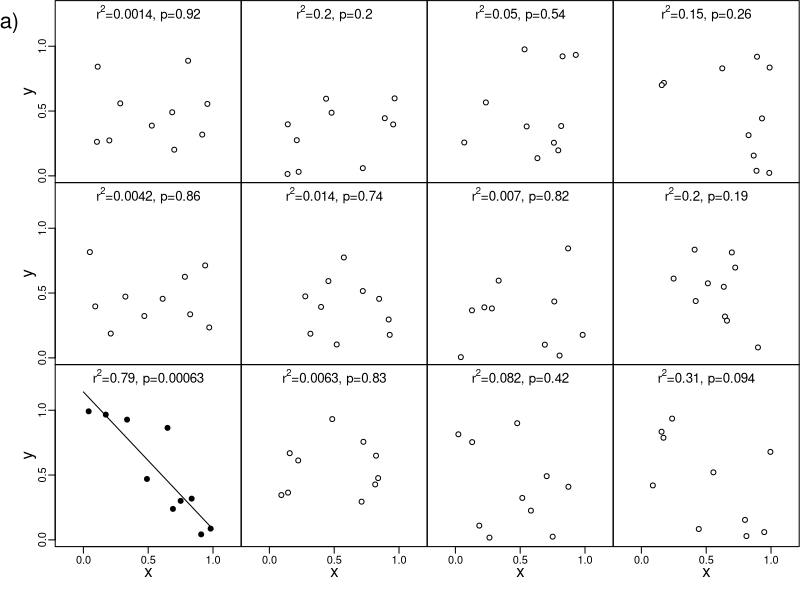

Reproduce this figure in R. (Note: this script raises an error after producing the figure.)
rm(list=ls())
graphics.off()

## Figure 1a ##

nr <- 3
nc <- 4
m <- rbind(
    c(1,rep(2,nc),3),
    c(1,4+(1:nc),3),
    c(1,4+((nc+1):(2*nc)),3),
    c(1,4+((2*nc+1):(3*nc)),3),
    c(1,rep(4,nc),3)
)
par(mar=rep(0,4),mgp=c(1.4,0.5,0))
marginwidth <- 0.07
marginheight <- 0.09
delta <- 0.001
layout(m,widths=c(marginwidth-delta,rep((1-marginwidth)/nc,nc),delta),
       heights=c(delta,rep((1-marginheight)/nr,nr),marginheight-delta))
set.seed(5)
n <- 10
alpha <- 0.05
plot.new()
legend('topleft',legend='(a)',bty='n',cex=2,xpd=NA,inset=c(-0.85,-0.01))
plot.new()
plot.new()
plot.new()
for (i in 1:nr){
    for (j in 1:nc){
        X <- runif(10)
        Y <- runif(10)
        fit <- lm(Y ~ X)
        smry <- summary(fit)
        r2 <- signif(smry$r.squared,2)
        pval <- signif(smry$coefficients[2,4],2)
        col <- ifelse(pval<alpha,'black','white')
        plot(X,Y,xlim=c(0,1.0),ylim=c(0,1.3),asp=1,
             xaxt='n',yaxt='n',type='n')
        mtext(bquote('r'^2*'='*.(r2)*', p='*.(pval)),line=-1.8,cex=0.8)
        if (pval < alpha){
            lines(c(0,1),predict(fit,newdata=data.frame(X=c(0,1))))
        }
        points(X,Y,pch=21,bg=col)
        if (i==nr){
            axis(side=1,at=c(0,0.5,1))
            mtext('x',side=1,line=1.5)
        }
        if (j==1){
            axis(side=2,at=c(0,0.5,1))
            mtext('y',side=2,line=1.5)
        }
    }
}
dev.copy2pdf(file='output/type1.pdf',width=6,height=4)

## Figure 1b ##

graphics.off()

op <- par(mar=c(3.5,3,0.2,0.2),mgp=c(2,1,0),cex=0.8)
set.seed(20)
mu <- 100
sigma <- 10
ns <- 20
size <- sample(25:100,ns)
err <- 50/sqrt(size)
y <- rnorm(ns,mean=mu,sd=sqrt(sigma^2+err^2))
x <- 1:ns
y0 <- y - err
y1 <- y + err
avg_all <- weighted.mean(y,1/err^2)
mswd_all <- sum(((y-avg_all)/err)^2)/(ns-1)
matplot(c(0,ns),range(c(y0,y1)),type='n',
        bty='o',xlab='x',ylab='y',xpd=NA,cex=0.5)
lines(range(x),rep(avg_all,2))
dy <- (y-avg_all)^2
cherries <- order(dy)[1:10]
nc <- length(cherries)
avg_cherries <- weighted.mean(y[cherries],1/err[cherries]^2)
mswd_cherries <- sum(((y[cherries]-avg_cherries)/err[cherries])^2)/(nc-1)
col <- rep('red',ns)
col[cherries] <- 'blue'
arrows(x0=x,x1=x,y0=y0,y1=y1,len=0.1,angle=90,code=3,col=col)
usr <- par('usr')
mtext(text=paste0('MSWD=',signif(mswd_all,2),
                  ', n=',ns,
                  ', p=',signif(1-pchisq(mswd_all*ns,df=ns-1),2),
                  ' '),
      side=3,line=-2,cex=0.9,
      adj=c(1,1),col='red')
dfcherries <- length(cherries)-1      
mtext(text=paste0('MSWD=',signif(mswd_cherries,2),
                  ', n=',length(cherries),
                  ', p=',signif(1-pchisq(mswd_cherries*dfcherries,
                                         df=dfcherries),2),
                  ' '),
      side=3,line=-3.5,cex=0.9,
      adj=c(1,1),col='blue')
legend('topleft',legend='(b)',bty='n',xpd=NA,cex=1.7,inset=c(-0.14,-0.02))
par(op)
dev.copy2pdf(file='output/type2.pdf',width=6,height=4)

## Figure 2a ##

set.seed(1)
op <- par(mar=c(3.5,3,0.2,0.2),mgp=c(2,1,0),cex=0.8)
plot(x=c(0,1),y=c(0,1),type='l',xlab='p',ylab='Fn(p)',bty='n',asp=1)
text(x=0.13,y=0.1,labels='best case scenario (1:1)',pos=4,srt=45,col='black')
arrows(x0=0.65,x1=0.35,y0=0.75,y1=0.75,length=0.05)
text(x=0.55,y=0.85,labels='genuine')
text(x=0.55,y=0.8,labels='overdispersion')
text(x=0.45,y=0.7,labels='or type-1')
text(x=0.45,y=0.65,labels='cherry picking')
arrows(x0=0.825,x1=0.9,y0=0.775,y1=0.7,length=0.05)
text(x=0.8,y=0.65,labels="'too good",xpd=NA,pos=4)
text(x=0.8,y=0.6,labels="to be true'",xpd=NA,pos=4,offset=2/3)
arrows(x0=0.65,x1=0.95,y0=0.4,y1=0.4,length=0.05)
text(x=0.8,y=0.35,labels='type-2 cherry picking')
nr <- 100
x <- rchisq(nr,df=10,ncp=7)
p1 <- 1-pchisq(x,df=10)
p2 <- 1-c(pchisq(x[1:round(nr/2)],df=10),
          pchisq(x[round(nr/2+1):nr],df=26))
xp <- rep(knots(ecdf(p2)),each=2)
yp <- ecdf(p2)(xp)
forbidden <- (yp < xp)
nf <- sum(forbidden)
xf <- xp[forbidden][-1]
yf <- yp[forbidden][-nf]
yf0 <- yp[which(forbidden)[1]-1]
polygon(x=c(yf0,xf[1],xf,1),
        y=c(yf0,yf0,yf,1),col=rgb(1,0,0,0.5),border=NA)
lines(ecdf(p1),verticals=TRUE,pch=NA,col='blue',col.01line = NA)
lines(ecdf(p2),verticals=TRUE,pch=NA,col='red',col.01line = NA)
legend('bottomright',legend='(a)',bty='n',cex=1.2,inset=1/20)
par(op)

dev.copy2pdf(file='output/synthetic-ecdf.pdf',width=4,height=4)

## Figure 2b ##

graphics.off()

splitter <- function(string){
    split_result <- strsplit(string,"\\),\\(")
    split_result <- lapply(split_result, function(x) {
        gsub("^\\(|\\)$", "", x)
    })
    split_result[[1]]
}

iwano <- read.csv(file='Iwano2018.csv',check.names=FALSE,sep='\t')
pvals_Iwano <- as.numeric(iwano[,'P-value'])

tab <- read.csv(file='p-values_FT.csv',check.names=FALSE)
good <- !is.na(tab[,'p-value'])
pvals_Geochron <- as.numeric(tab[good,'p-value'])/100

tab <- read.delim('Nature.csv',sep='\t',
                  check.names=FALSE,header=TRUE)
ns <- nrow(tab)
titles <- authors <- sname <- MSWD <- method <- nn <- dof <- c()
for (i in 1:ns){
    entry <- tab[i,"(name,MSWD,type,n,df)"]
    title <- tab[i,'Title']
    author <- tab[i,'Authors']
    if (!is.na(entry)){
        split <- splitter(entry)
        for (string in split){
            titles <- append(titles,title)
            authors <- append(authors,author)
            vec <- strsplit(string,",")[[1]]
            sname <- append(sname,vec[1])
            MSWD <- append(MSWD,as.numeric(vec[2]))
            method <- append(method,vec[3])
            nn <- append(nn,as.numeric(vec[4]))
            dof <- append(dof,as.numeric(vec[5]))
        }
    }
}
X2 <- MSWD*dof
pvals_Nature <- pchisq(X2,df=dof,lower.tail=FALSE)

op <- par(mar=c(3.5,3,0.2,0.2),mgp=c(2,1,0),cex=0.8)
plot(x=c(0,1),y=c(0,1),type='l',xlab='p',ylab='Fn(p)',bty='n',asp=1)
lines(ecdf(pvals_Iwano/100),verticals=TRUE,pch=NA,col='blue',col.01line = NA)
lines(ecdf(pvals_Geochron),verticals=TRUE,pch=NA,col='red',col.01line = NA)
lines(ecdf(pvals_Nature),verticals=TRUE,pch=NA,col='black',col.01line = NA)
lines(x=0:1,y=0:1)
text(x=0.65,y=0.25,labels="'forbidden zone'",pos=1,srt=0,col='black')
legend(x=0,y=1,legend=c('Iwano et al. (2018)',
                        'Fission tracks (geochron.org)',
                        'Nature compilation'),
       lty=rep(1,3),pch=NA,col=c('blue','red','black'),
       bty='n',y.intersp=rep(2,3),xpd=NA)
legend('bottomright',legend='(b)',bty='n',cex=1.2,inset=1/20)
par(op)

dev.copy2pdf(file='output/ecdf.pdf',width=4,height=4)
